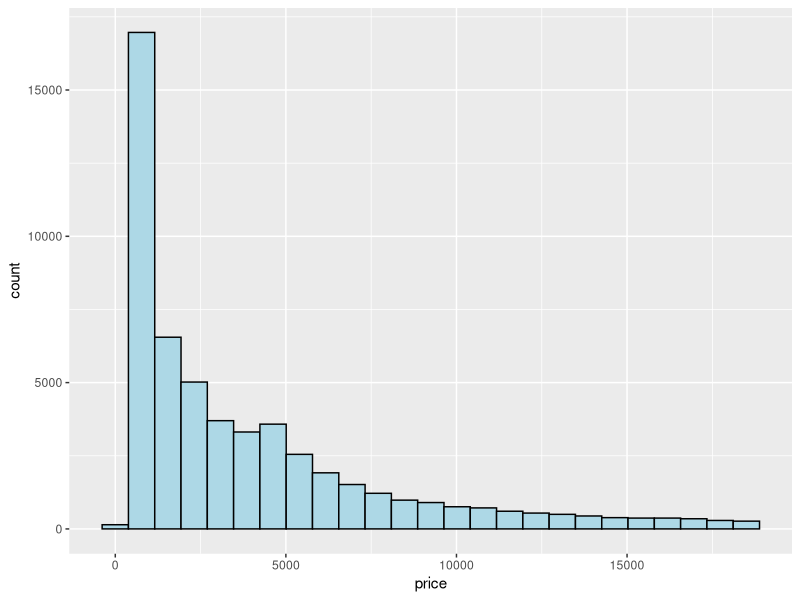
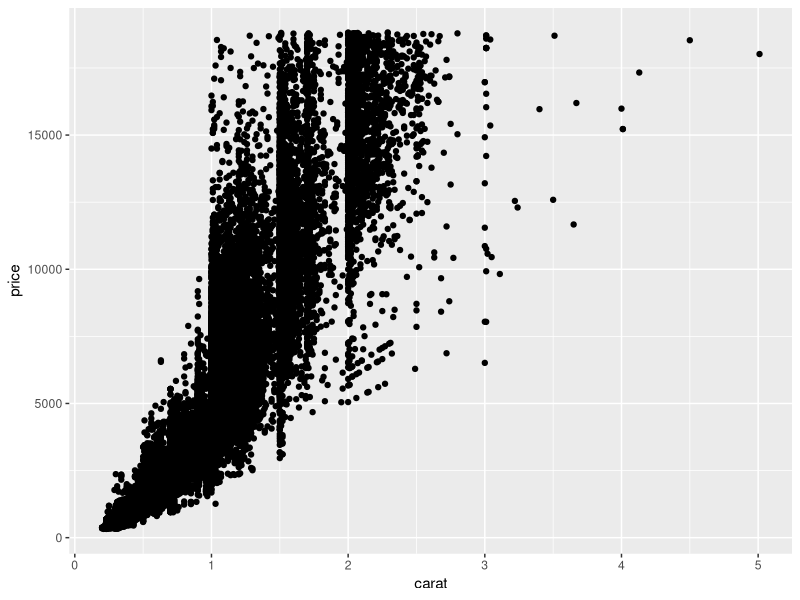
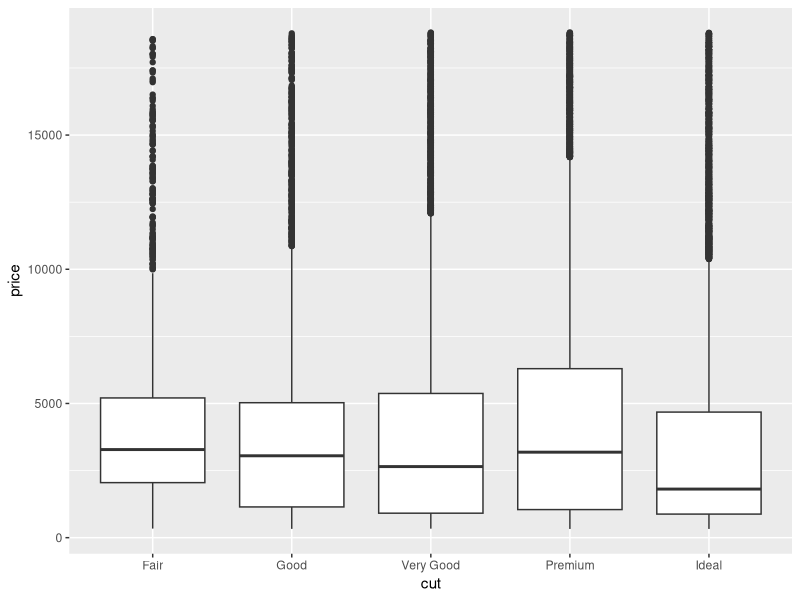
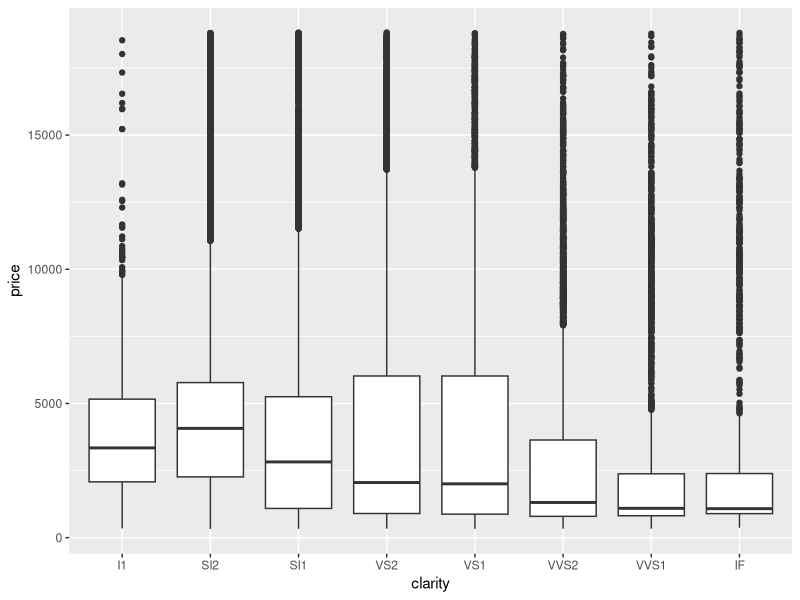
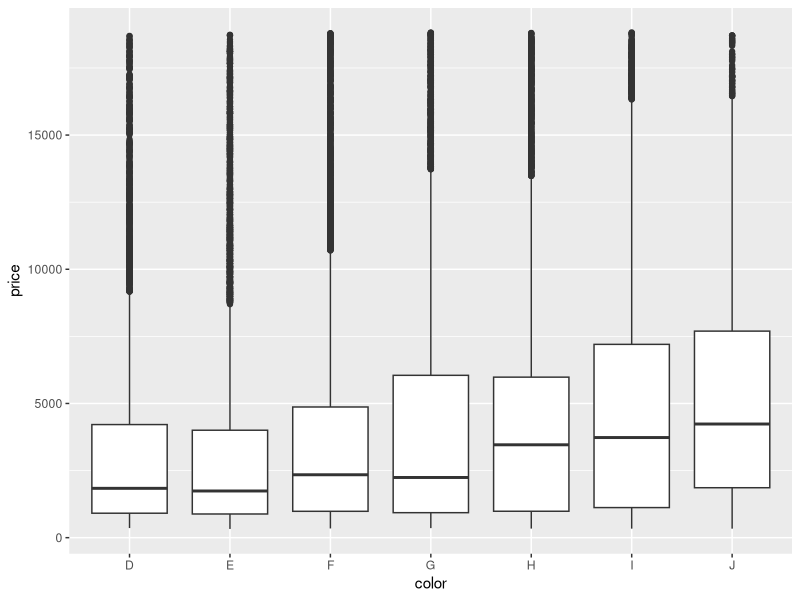
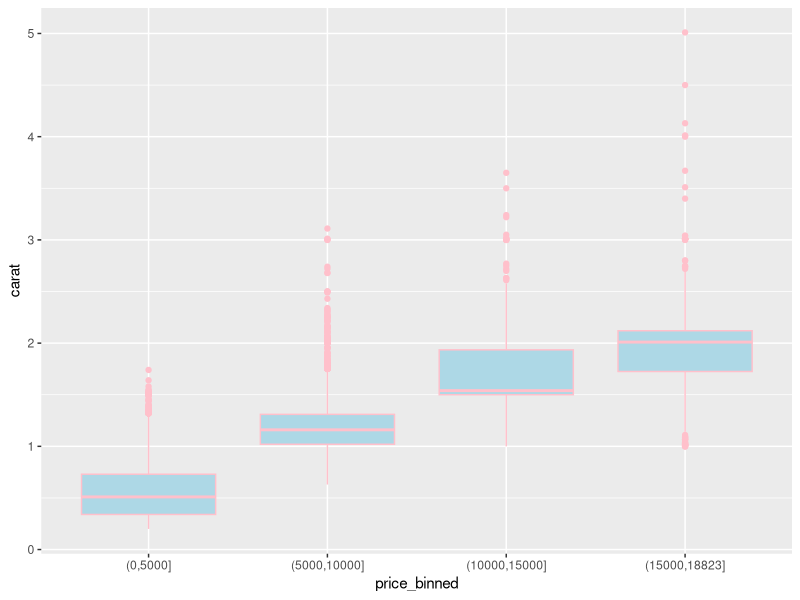
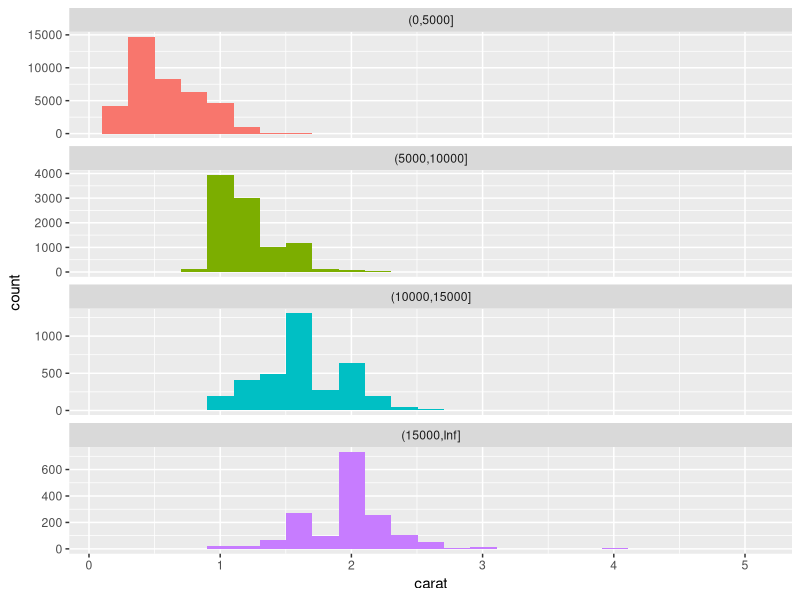

Generate these figures, in order, with R:
#' George Dowling HW#3
#' R4DS
#' April 10, 2018

library(tidyverse)
library(ggplot2)

####' Question 1 ####
ggplot(diamonds, aes(price))+
  geom_histogram(bins = 25, fill = "lightblue", color = "black")

#' The distribution of the of the histogram is extremely skewed to the lower side of the price range.  

####' Question 2 ####

#' Looking at carat
ggplot(diamonds, aes(x=carat, y=price)) + 
  geom_point()

#' Looking at cut
ggplot(diamonds, aes(cut, price)) + 
  geom_boxplot()

#' Looking at clarity
ggplot(diamonds, aes(clarity, price)) +
  geom_boxplot()

#' Looking at color
ggplot(diamonds, aes(color, price)) + 
  geom_boxplot()
                    

####' Question 3 ####

#' Done without faceting

diamonds %>% 
  filter(!is.na(carat), !is.na(price)) %>%
  mutate(price_binned = cut(price, breaks=c(seq(0, max(price), 5000), max(price)), dig.lab=10)) %>%
  ggplot(aes(price_binned, carat)) + 
  geom_boxplot(fill = "lightblue", color = "pink")

#' done by faceting

diamonds %>% 
  filter(!is.na(carat), !is.na(price)) %>%
  mutate(price_binned = cut(price, 
                            breaks=c(seq(0, max(price), 5000), Inf), 
                            dig.lab=10)) %>%
  ggplot(., aes(x=carat, fill=price_binned)) + 
  geom_histogram(bins=25) + 
  facet_wrap(~ price_binned, scales = 'free_y', ncol = 1) +
  guides(fill=FALSE)
